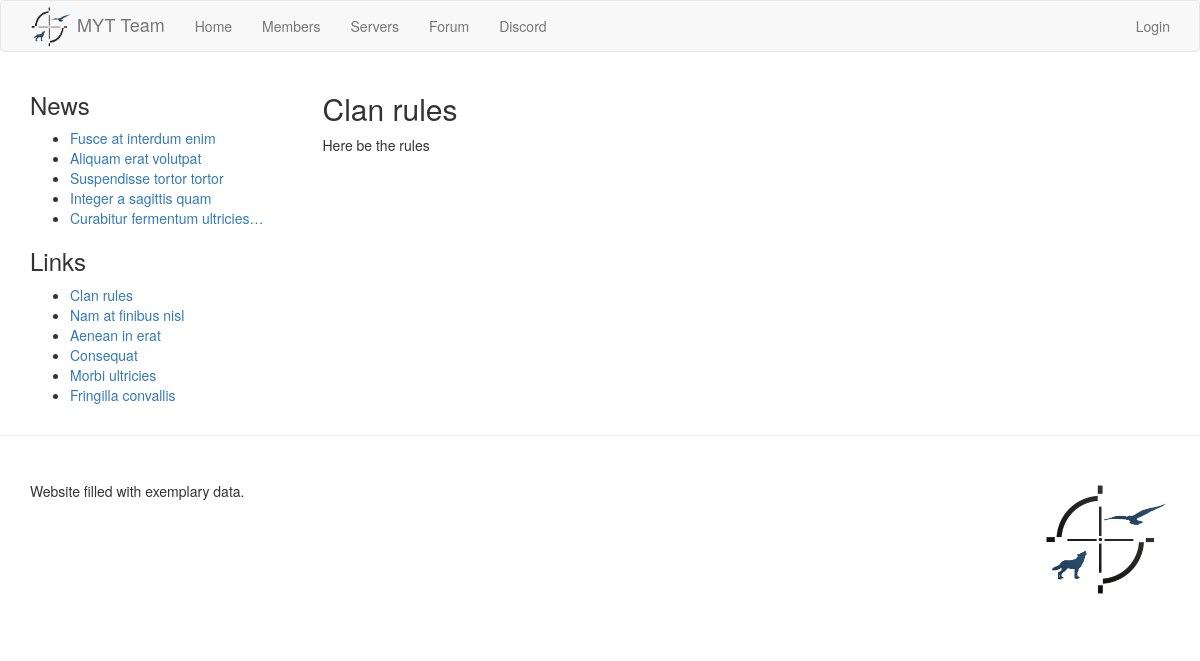
Screenshot of /rules/ with the database file from the repository.
### homepage/models.py (models this page shows, shortened)
class News(models.Model):
	title = models.CharField(max_length=150)
	body = models.TextField()
	date_written = models.DateTimeField(auto_now_add=True)
	date_modified = models.DateTimeField(auto_now=True)
	is_sticky = models.BooleanField("pin at the top", default=False)
	is_draft = models.BooleanField("save as draft", default=False)
	objects = NewsManager()
	class Meta:
		verbose_name_plural = "news"

class Setting(models.Model):
	key = models.CharField(primary_key=True, max_length=50)
	verbose_key = models.CharField("setting", max_length=50, blank=True, null=True)
	hints = models.TextField(blank=True, null=True)
	value = models.TextField(blank=True)
	@staticmethod
	def fetch_setting(key, default=""):
		try:
			setting = Setting.objects.get(key=key)
		except Setting.DoesNotExist:
			return default
		if setting.value:
			return setting.value
		else:
			return default

### homepage/views.py (the view)
# urls.py: url(r'^rules/$', views.flat_page, {"page_key": "rules", "page_title": "Clan rules"}, name="rules"),
def flat_page(request, page_key, page_title):
	page_content = Setting.fetch_setting(page_key)
	if not page_content:
		raise Http404
	return render(request, 'homepage/flat_page.html', merge_dicts(get_common_context(), {
		'page_title': page_title,
		'page_content': page_content,
	}))

### homepage/models.py (called while the page is built)
	def get_queryset(self, *args, **kwargs):
		return super(PlayerManager, self).get_queryset().order_by("user__username")

	def members(self):
		return self.get_queryset().filter(is_member=True)

	def new_members(self, period=30):
		return self.members().filter(date_joined__gte=timezone.now()-datetime.timedelta(days=period))

	def get_queryset(self, *args, **kwargs):
		return super(NewsManager, self).get_queryset().order_by("-is_sticky", "-date_written")

	def public(self):
		return self.get_queryset().filter(is_draft=False)

	def latest(self, count=5):
		return self.public()[:count]

### homepage/views.py (called while the page is built)
def get_common_context():
	return {
		'latest_news': News.objects.latest(),
		'new_members': Player.objects.new_members(),
		'links': Setting.fetch_setting('links', '[links]'),
		'footer': Setting.fetch_setting('footer', '[footer]'),
	}

### myt_homepage/utils.py (called while the page is built)
def merge_dicts(*dict_args):
    result = {}
    for dictionary in dict_args:
        result.update(dictionary)
    return result

### homepage/templates/homepage/flat_page.html (shortened to what this page needs)
{% extends "homepage/base.html" %}
{% load static %}
{% block content %}
	<div class="row">
		<div class="col-md-3">
			{% include 'homepage/includes/sidebar.html' %}
		</div>
		<div class="col-md-9">
			{{page_content|safe}}
		</div>
	</div>
{% endblock %}

### homepage/templates/homepage/base.html (shortened to what this page needs)
{% load static %}
<!DOCTYPE html>
<html lang="en">
	<head>
		<link rel="stylesheet" href="{% static 'css/bootstrap.min.css' %}" type="text/css"/>
		<link rel="stylesheet" href="{% static 'css/main_theme.css' %}" type="text/css"/>
	</head>
	<body>
		<header>
			<nav class="navbar navbar-default">
				<div class="container">
					<div class="navbar-header">
						<a class="navbar-brand" href="{% url 'homepage:index' %}">
							<img src="{% static 'img/logo.png' %}" alt="MYT">
							MYT Team
						</a>
					</div>
					<ul class="nav navbar-nav">
						<li class="{% if request.path == '/' %}active{% endif %}"><a href="{% url 'homepage:index' %}">Home</a></li>
						<li class="{% if '/members' in request.path %}active{% endif %}"><a href="{% url 'homepage:members' %}">Members</a></li>
						<li class="{% if '/servers' in request.path %}active{% endif %}"><a href="{% url 'homepage:servers' %}">Servers</a></li>
						<li><a href="{% url 'homepage:forum' %}" target="_blank">Forum</a></li>
						<li><a href="{% url 'homepage:discord' %}" target="_blank">Discord</a></li>
					</ul>
					<ul class="nav navbar-nav navbar-right">
						<li><a href="{% url 'admin:index' %}" target="_blank">{% if user.is_authenticated %}Admin panel{% else %}Login{% endif %}</a></li>
					</ul>
				</div>
			</nav>
		</header>
		<div class="container">
			{% block content %}{% endblock %}
		</div>
		<hr>
		<footer>
			<div class="container">
				<div class="row" style="margin-top: 25px; margin-bottom: 35px;">
					<div class="col-md-8">
						{{footer|safe}}
					</div>
					<div class="col-md-4" style="text-align: right;">
						<a href="{% url 'homepage:index' %}"><img src="{% static 'img/logo.png' %}" alt="MYT" class="footer-logo"></a>
					</div>
				</div>
			</div>
		</footer>
	</body>
</html>

### homepage/templates/homepage/includes/sidebar.html (shortened to what this page needs)
{% if latest_news %}
<section>
	<h3>News</h3>
	<ul>
	{% for l_news in latest_news %}
		<li><a href="{% url 'homepage:news' l_news.pk %}">{{ l_news.title|truncatechars:30 }}</a></li>
	{% endfor %}
	</ul>
</section>
{% endif %}
{% if links %}
<section>
	<h3>Links</h3>
	{{ links|safe }}
</section>
{% endif %}

### homepage/static/css/main_theme.css (style rules this page uses)
p { text-align: justify; }
.navbar-brand { padding-top: 5px; padding-bottom: 5px; }
.navbar-brand > img { display: inline-block; width: 42px; height: 42px; }
.footer-logo { width: 129px; height: 118px; opacity: 1.0; }

### rows the page displays
News: title "Fusce at interdum enim"
News: title "Aliquam erat volutpat"
News: title "Suspendisse tortor tortor"
News: title "Integer a sagittis quam"
News: title "Curabitur fermentum ultricies…"
Setting: value "Clan rules Nam at finibus nisl Aenean in erat Consequat Morbi ultricies Fringilla convallis"
Setting: value "Clan rules Here be the rules"
Setting: value "Website filled with exemplary data."
